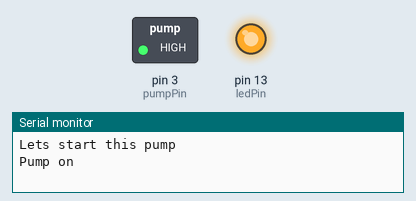
Simulated run of this sketch. Board: Arduino Uno, built with avr-gcc and run on an emulated ATmega328P. Parts: switched loads named in the sketch (green lamp = pin HIGH), output pins drawn as LEDs (lit = HIGH), the last lines printed to the serial monitor.

Above: at 2.1 s.
At 62.1 s:
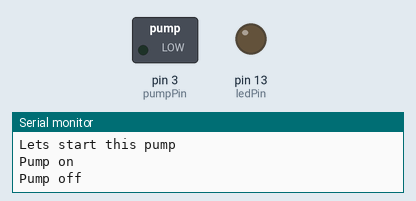
Timing chart, 0 to 63.6 s (numbered marks = the images above):
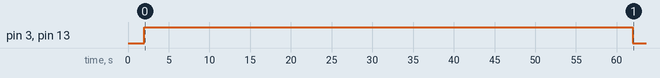

Measured:
- by itself, pin 3 (pumpPin), pin 13 (ledPin): LOW → HIGH at 2.0 s, → LOW 60.0 s later

The sketch:

basicController.ino
```cpp
/*
 * Very simple pump switch using pin 3 with a miliseconds delay in the loop
 *
 * 1  minute  =   60000 miliseconds
 * 5  minutes =  300000 miliseconds
 * 15 minutes =  900000 miliseconds
 * 30 minutes = 1800000 miliseconds
 * 60 minutes = 3600000 miliseconds
 *
 */

int ledPin = 13;
int pumpPin = 3;

void setup()
{
  pinMode(ledPin, OUTPUT);
  pinMode(pumpPin, OUTPUT);

  Serial.begin(9600);
  Serial.println("Lets start this pump");
  delay(2000);
}

void loop()
{
  digitalWrite(ledPin, HIGH);    // Turn the led on
  digitalWrite(pumpPin, HIGH);   // Turn the pump on
  Serial.println("Pump on");

  delay(60000);                 // wait for 1 minute

  digitalWrite(ledPin, LOW);    // Turn the led off
  digitalWrite(pumpPin, LOW);   // Turn the pump off
  Serial.println("Pump off");

  delay(1800000);               // wait for half an hour
}
```
